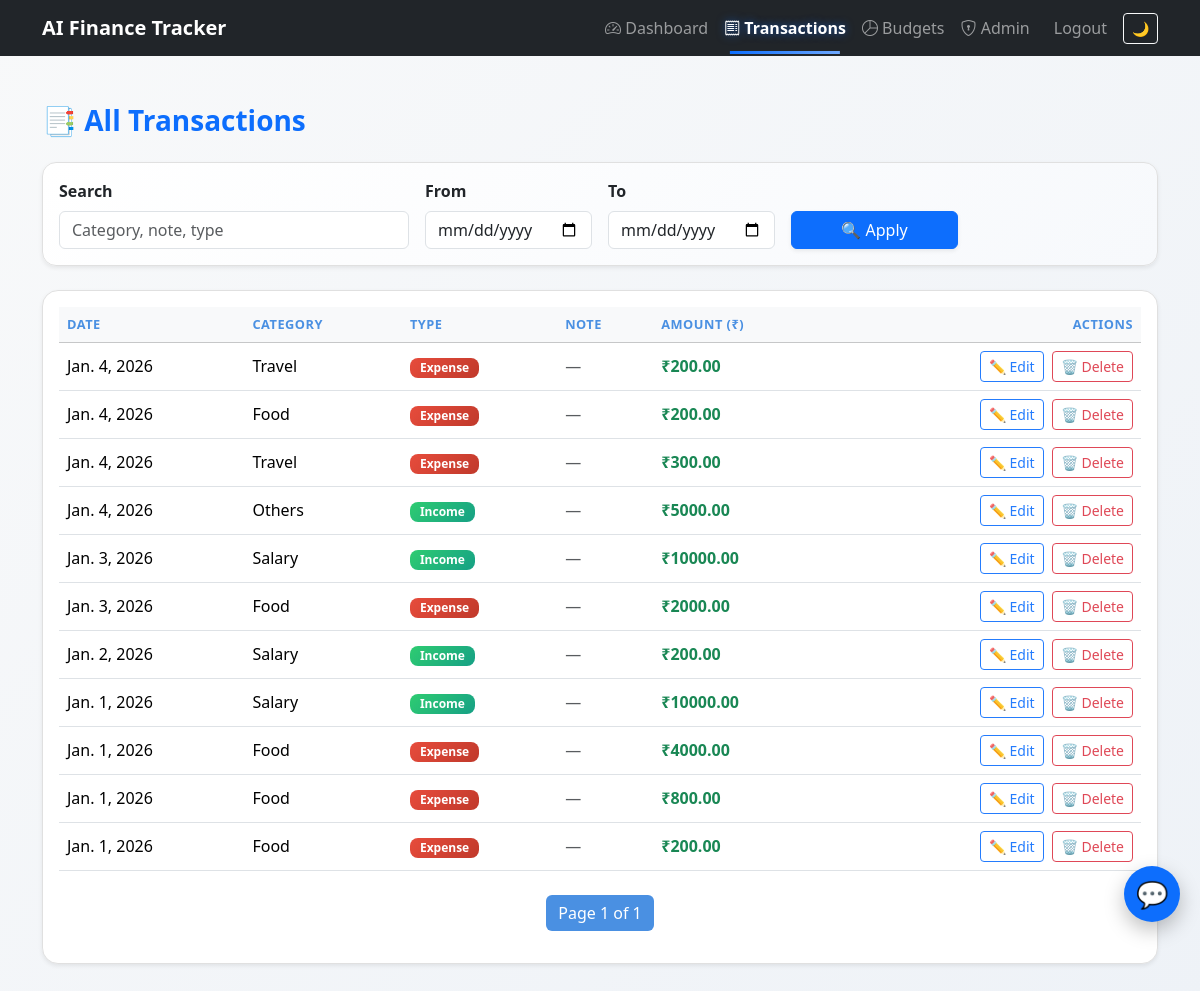
Page /transactions/ (signed in) on the committed database.
### transactions/models.py (models this page shows, shortened)
class Transaction(models.Model):
    EXPENSE = "EXPENSE"
    INCOME = "INCOME"
    TYPE_CHOICES = [
        (EXPENSE, "Expense"),
        (INCOME, "Income"),
    ]
    user = models.ForeignKey(User, on_delete=models.CASCADE)
    amount = models.DecimalField(max_digits=10, decimal_places=2)
    category = models.CharField(max_length=50, blank=True)
    transaction_type = models.CharField(
        max_length=10,
        choices=TYPE_CHOICES
    )
    date = models.DateField()
    note = models.CharField(max_length=255, blank=True)

### transactions/views.py (the view)
# urls.py: path("transactions/", views.all_transactions, name="all_transactions"),
@login_required
def all_transactions(request):
    query = request.GET.get("q", "").strip()
    start_date = request.GET.get("start")
    end_date = request.GET.get("end")
    qs = Transaction.objects.filter(user=request.user)
    if query:
        qs = qs.filter(
            Q(category__icontains=query)
            | Q(note__icontains=query)
            | Q(transaction_type__icontains=query)
        )
    if start_date:
        qs = qs.filter(date__gte=start_date)
    if end_date:
        qs = qs.filter(date__lte=end_date)
    qs = qs.order_by("-date")
    transactions = Paginator(qs, 15).get_page(request.GET.get("page"))
    return render(
        request,
        "all_transaction.html",
        {
            "transactions": transactions,
            "query": query,
            "start_date": start_date,
            "end_date": end_date,
        },
    )

### templates/all_transaction.html (shortened to what this page needs)
{% extends "base.html" %}
{% block content %}
<div class="page-enter">
<h3 class="fw-bold mb-4 text-primary">📑 All Transactions</h3>
<div class="card search-card shadow-sm mb-4">
  <div class="card-body">
    <form method="get" class="row g-3 align-items-end">
      <div class="col-md-4">
        <label class="form-label fw-semibold">Search</label>
        <input type="text"
               name="q"
               value="{{ query }}"
               class="form-control"
               placeholder="Category, note, type">
      </div>
      <div class="col-md-2">
        <label class="form-label fw-semibold">From</label>
        <input type="date"
               name="start"
               value="{{ start_date }}"
               class="form-control">
      </div>
      <div class="col-md-2">
        <label class="form-label fw-semibold">To</label>
        <input type="date"
               name="end"
               value="{{ end_date }}"
               class="form-control">
      </div>
      <div class="col-md-2">
        <button class="btn btn-primary w-100 shadow-sm">
          🔍 Apply
        </button>
      </div>
    </form>
  </div>
</div>
<div class="card table-card shadow-sm">
  <div class="card-body">
    {% if transactions %}
    <div class="table-responsive">
      <table class="table table-hover align-middle mb-0">
        <thead class="table-light">
          <tr>
            <th>Date</th>
            <th>Category</th>
            <th>Type</th>
            <th>Note</th>
            <th>Amount (₹)</th>
            <th class="text-end">Actions</th>
          </tr>
        </thead>
        <tbody>
          {% for txn in transactions %}
          <tr>
            <td data-label="Date">{{ txn.date }}</td>
            <td data-label="Category">{{ txn.category }}</td>
            <td data-label="Type">
              {% if txn.transaction_type == "INCOME" %}
                <span class="badge badge-income">Income</span>
              {% else %}
                <span class="badge badge-expense">Expense</span>
              {% endif %}
            </td>
            <td data-label="Note">
              {% if txn.note %}
                {{ txn.note }}
              {% else %}
                <span class="text-muted">—</span>
              {% endif %}
            </td>
            <td data-label="Amount" class="fw-semibold text-success">₹{{ txn.amount }}</td>
            <td data-label="Actions" class="text-end">
              <a href="{% url 'edit_transaction' txn.id %}"
                 class="btn btn-sm btn-outline-primary action-btn me-1">
                ✏ Edit
              </a>
              <a href="{% url 'delete_transaction' txn.id %}"
                 class="btn btn-sm btn-outline-danger action-btn">
                🗑 Delete
              </a>
            </td>
          </tr>
          {% endfor %}
        </tbody>
      </table>
    </div>
    <nav class="mt-4">
      <ul class="pagination justify-content-center">
        <li class="page-item active">
          <span class="page-link">
            Page {{ transactions.number }} of {{ transactions.paginator.num_pages }}
          </span>
        </li>
      </ul>
    </nav>
    {% else %}
      <p class="text-muted mb-0">No transactions found.</p>
    {% endif %}
  </div>
</div>
</div>
{% endblock %}

### templates/base.html (shortened to what this page needs)
{% load static %}
<!DOCTYPE html>
<html lang="en">
<head>
<link href="https://cdn.jsdelivr.net/npm/bootstrap@5.3.3/dist/css/bootstrap.min.css" rel="stylesheet">
<link href="https://cdn.jsdelivr.net/npm/bootstrap-icons@1.11.3/font/bootstrap-icons.css" rel="stylesheet">
</head>
<body>
<nav class="navbar navbar-expand-lg navbar-dark bg-dark">
<div class="container">
<a class="navbar-brand fw-bold" href="{% url 'dashboard' %}">AI Finance Tracker</a>
<div class="collapse navbar-collapse" id="mainNav">
<ul class="navbar-nav ms-auto align-items-center">
{% if user.is_authenticated %}
<li class="nav-item">
<a class="nav-link {% if request.resolver_match.url_name == 'dashboard' %}active{% endif %}" href="{% url 'dashboard' %}">
<i class="bi bi-speedometer2"></i> Dashboard
</a>
</li>
<li class="nav-item">
<a class="nav-link {% if request.resolver_match.url_name == 'all_transactions' %}active{% endif %}" href="{% url 'all_transactions' %}">
<i class="bi bi-receipt"></i> Transactions
</a>
</li>
<li class="nav-item">
<a class="nav-link {% if request.resolver_match.url_name == 'budgets_list' %}active{% endif %}" href="{% url 'budgets_list' %}">
<i class="bi bi-pie-chart"></i> Budgets
</a>
</li>
{% if user.is_staff %}
<li class="nav-item">
<a class="nav-link {% if request.resolver_match.url_name == 'admin_dashboard' %}active{% endif %}" href="{% url 'admin_dashboard' %}">
<i class="bi bi-shield-lock"></i> Admin
</a>
</li>
{% endif %}
<li class="nav-item">
<form method="post" action="{% url 'logout' %}">
<button class="btn btn-link nav-link">Logout</button>
</form>
</li>
{% endif %}
<li class="nav-item ms-2">
<button id="themeToggle" class="btn btn-outline-light btn-sm">🌙</button>
</li>
</ul>
</div>
</div>
</nav>
<div class="container my-5">
{% block content %}{% endblock %}
</div>
<div id="chatbotBtn">💬</div>
</body>
</html>

### templates/base.html (style rules this page uses)
body { background:linear-gradient(135deg,#f8f9fa,#eef2f7); transition:.3s; }
.navbar .nav-link { position:relative; padding:.5rem .75rem; }
.navbar .nav-link::after { content:""; position:absolute; bottom:-6px; left:50%; width:0;height:3px; background:linear-gradient(90deg,#0d6efd,#6ea8fe); transform:translateX(-50%); transition:.3s; }
.navbar .nav-link.active::after, .navbar .nav-link:hover::after { width:80% }
.navbar .nav-link.active { color:#fff!important; font-weight:600; text-shadow:0 0 8px rgba(13,110,253,.6); }
#chatbotBtn { position:fixed;right:20px;bottom:90px; width:56px;height:56px;border-radius:50%; background:#0d6efd;color:#fff; display:flex;align-items:center;justify-content:center; font-size:26px;cursor:pointer; box-shadow:0 8px 20px rgba(0,0,0,.25); z-index:1100; }

### templates/all_transaction.html (style rules this page uses)
:root { --primary: #4a90e2; --secondary: #50e3c2; --danger: #e74c3c; --success: #2ecc71; --background: #f9f9f9; --text-dark: #333; }
.page-enter { animation: pageFade 0.6s ease forwards; opacity: 0; }
.search-card { border-radius: 14px; background: linear-gradient(135deg, #ffffff, #f7f9fc); border: 1px solid #e0e0e0; animation: fadeUp 0.5s ease forwards; }
.table-card { border-radius: 16px; background: #fff; border: 1px solid #e0e0e0; animation: fadeUp 0.7s ease forwards; }
.table thead th { font-size: 0.8rem; text-transform: uppercase; letter-spacing: 0.5px; color: var(--primary); }
.table tbody tr { transition: background 0.25s ease, transform 0.25s ease; }
.badge-income { background: linear-gradient(135deg, var(--success), #16a085); color: #fff; padding: 4px 10px; border-radius: 8px; font-size: 0.75rem; }
.badge-expense { background: linear-gradient(135deg, var(--danger), #c0392b); color: #fff; padding: 4px 10px; border-radius: 8px; font-size: 0.75rem; }
.action-btn { opacity: 0.9; transition: all 0.25s ease; }
.pagination .page-link { border-radius: 10px; transition: background 0.25s ease, color 0.25s ease; }
.pagination .page-item.active .page-link { background: var(--primary); color: #fff; border: none; }

### rows in the picture
Transaction: date "Jan. 4, 2026", category "Travel", transaction_type "Expense", amount "200.00"
Transaction: date "Jan. 4, 2026", category "Food", transaction_type "Expense", amount "200.00"
Transaction: date "Jan. 4, 2026", category "Travel", transaction_type "Expense", amount "300.00"
Transaction: date "Jan. 4, 2026", category "Others", transaction_type "Income", amount "5000.00"
Transaction: date "Jan. 3, 2026", category "Salary", transaction_type "Income", amount "10000.00"
Transaction: date "Jan. 3, 2026", category "Food", transaction_type "Expense", amount "2000.00"
Transaction: date "Jan. 2, 2026", category "Salary", transaction_type "Income", amount "200.00"
Transaction: date "Jan. 1, 2026", category "Salary", transaction_type "Income", amount "10000.00"
Transaction: date "Jan. 1, 2026", category "Food", transaction_type "Expense", amount "4000.00"
Transaction: date "Jan. 1, 2026", category "Food", transaction_type "Expense", amount "800.00"
Transaction: date "Jan. 1, 2026", category "Food", transaction_type "Expense", amount "200.00"

### other values in the picture
{{ transactions.number }} "1"
{{ transactions.paginator.num_pages }} "1"
